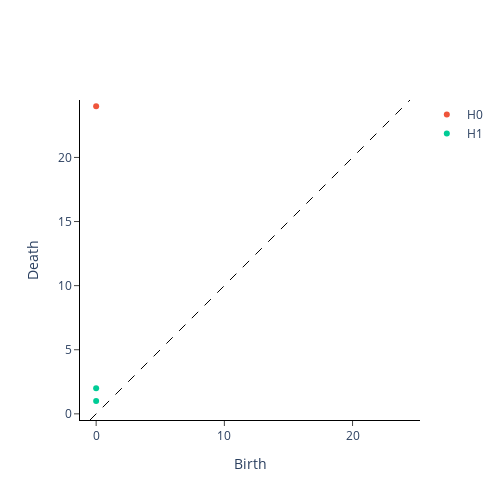

Notebook cell for this chart:
### Code cell
plot_diagram(X_train_cubical[image_idx])

### Figure 1 — Plotly figure (JSON) as saved in the notebook; plotly's stock layout.template omitted (floating-point values rounded to 4 significant figures)
{"data": [{"hoverinfo": "none", "line": {"color": "black", "dash": "dash", "width": 1}, "mode": "lines", "showlegend": false, "type": "scatter", "x": [-0.48, 24.48], "y": [-0.48, 24.48]}, {"hoverinfo": "text", "hovertext": ["(0.0, 24.0)"], "mode": "markers", "name": "H0", "type": "scatter", "x": [0], "y": [24]}, {"hoverinfo": "text", "hovertext": ["(0.0, 2.0)", "(0.0, 1.0)"], "mode": "markers", "name": "H1", "type": "scatter", "x": [0, 0], "y": [2, 1]}], "layout": {"height": 500, "plot_bgcolor": "white", "width": 500, "xaxis": {"autorange": false, "domain": [0, 1], "exponentformat": "e", "linecolor": "black", "linewidth": 1, "mirror": false, "range": [-1.26, 25.26], "showexponent": "all", "showline": true, "side": "bottom", "ticks": "outside", "title": {"text": "Birth"}, "type": "linear", "zeroline": true}, "yaxis": {"autorange": false, "domain": [0, 1], "exponentformat": "e", "linecolor": "black", "linewidth": 1, "mirror": false, "range": [-0.48, 24.48], "scaleanchor": "x", "scaleratio": 1, "showexponent": "all", "showline": true, "side": "left", "ticks": "outside", "title": {"text": "Death"}, "type": "linear", "zeroline": true}}}
